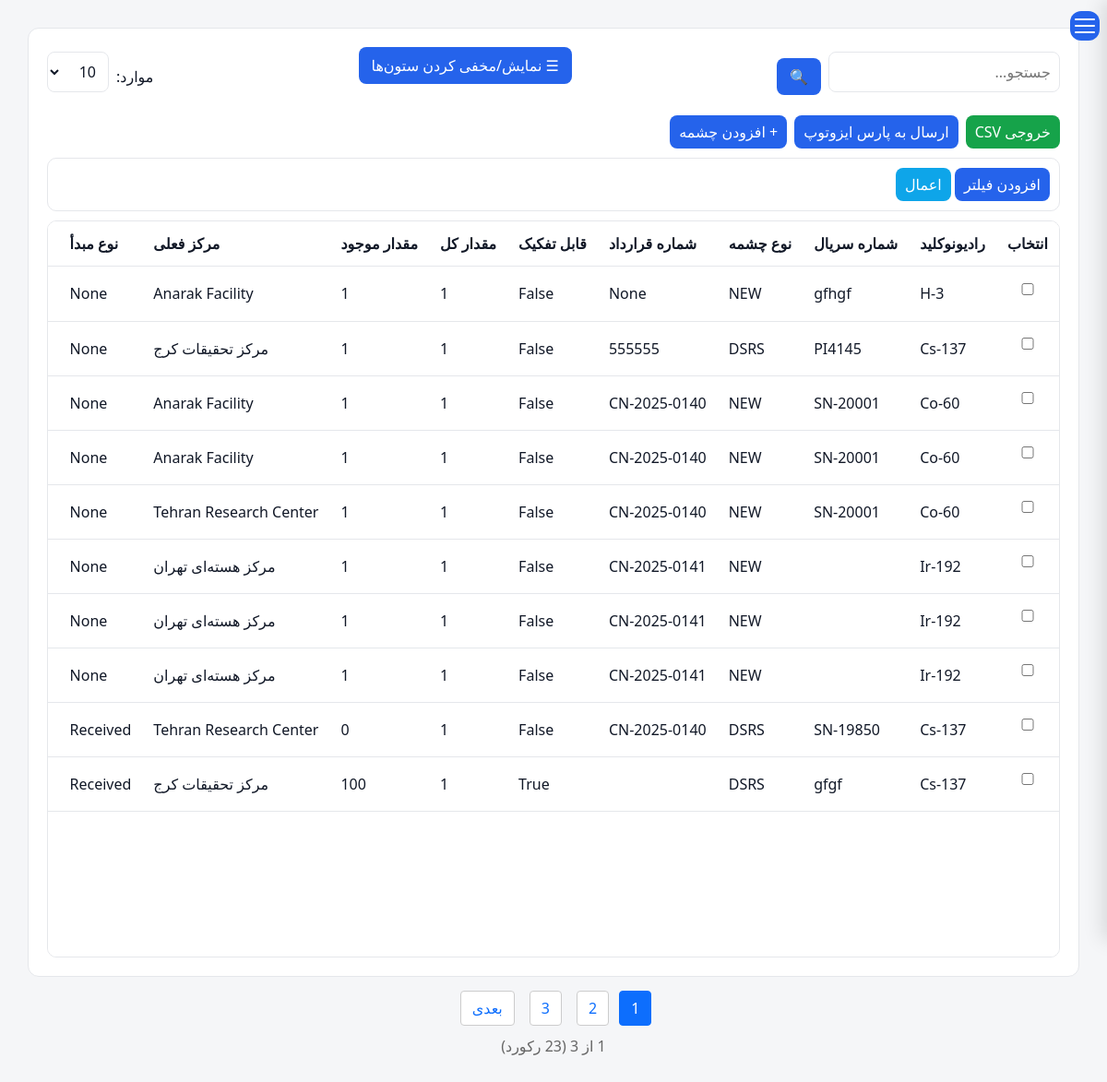
The page /tables/ (signed in) on the database its author committed.
### dashboard/models.py (models this page shows, shortened)
class DSRS(models.Model):
    class Meta:
        verbose_name = _("DSRS Source")
        verbose_name_plural = _("DSRS Sources")
    contract = models.ForeignKey(
        LicenseContract,
        null=True,
        blank=True,
        on_delete=models.SET_NULL,
    )
    @property
    def contract_number(self):
        return self.contract.contract_number if self.contract else ""
    created_from = models.ForeignKey(
        "self",
        null=True,
        blank=True,
        on_delete=models.SET_NULL,
        related_name="children",
    )
    Source_Type = models.CharField(_("Source Type"), max_length=10, choices=SOURCE_TYPE.choices, default="DSRS")
    Sso_Code = models.CharField( _("SSO Code"),max_length=12,null=True, blank=True)
    Facility = models.ForeignKey(
                FacilityModel,
                null=True,
                blank=True,
                on_delete=models.SET_NULL,
                related_name="Source_Facility"
            )
    Origin_Type = models.CharField( _("Origin Type"), max_length=20, choices=OriginType.choices,null=True, blank=True)
    Date_received = models.DateField(_("Date Received"),blank=True, null=True)
    is_divisible = models.BooleanField( _("is divisible"),default=False,)
    source_count = models.PositiveIntegerField(_("source count"),default=1,)
    available_count = models.PositiveIntegerField( _("available count"),default=1,)
    Location = models.CharField( _("Location"), max_length=150,blank=True, null=True)
    Status = models.CharField(_("SOURCE STATUS"), max_length=15, choices=SOURCE_STATUS.choices,blank=True, null=True)
    Status_Date = models.DateField(_("Status Date"), blank=True, null=True)
    Responsible_Person = models.CharField(_("Responsible Person"), max_length=50,null=True, blank=True)
    Nuclide = models.ForeignKey( Nuclides, verbose_name=_("Nuclide"), on_delete=models.SET_NULL, null=True, blank=True)
    activity_input = models.FloatField( _("activityinput"), null=True, blank=True)
    activity_unit = models.CharField(_("activity unit"),
        max_length=10,
        choices=ActivityUnit.choices,
        default='Bq',blank=True, null=True
    )
    Activity_reference_date = models.DateField(_("Activity reference date"), null=True, blank=True)
    serial_number = models.CharField(_("serial number"), max_length=25,null=True, blank=True)
    Dose_rate_surface_uSv = models.FloatField(_("Dose rate on surface uSv"), null=True, blank=True)
    Dose_rate_1m_uSv = models.FloatField(_("Dose rate at 1 m distance uSv"), null=True, blank=True)
    Dose_rate_measurement_date = models.DateField(_("Dose rate measurement date"), null=True, blank=True)
    source_state = models.CharField(_("source state"), max_length=15, choices=SourceState.choices, null=True, blank=True)
    contamination_bq_cm2 = models.FloatField(_("contamination bq/cm2"), null=True, blank=True)
    Source_Physical_Form = models.CharField(_("Source Physical Form"), max_length=10, choices=SourceForm.choices, null=True, blank=True)
    Source_Manufacturer = models.CharField(_("Source Manufacturer"), max_length=50, blank=True, null=True)
    Source_Model = models.CharField(_("Source Model"), max_length=20,null=True, blank=True)
    Source_Practice = models.CharField(_("Source Practice"), max_length=20, blank=True, null=True)
    Device_Manufacturer = models.CharField(_("Device Manufacturer"), max_length=50, blank=True, null=True)
    Device_Model = models.CharField(_("Device Model"), max_length=50, blank=True, null=True)
    Device_Serial_Number = models.CharField(_("Device Serial Number"), max_length=50, blank=True, null=True)
    Container_Type = models.CharField(_("Container Type"), max_length=25, blank=True, null=True)
    Dimension = models.CharField(_("Dimension"), max_length=20, blank=True, null=True)
    Comment = models.CharField(_("Comment"), max_length=255, blank=True, null=True)
    created_by = models.ForeignKey(User, on_delete=models.CASCADE, editable=False)
    created_at = models.DateTimeField(auto_now_add=True)
    history = HistoricalRecords()
    initial_activity_bq = models.FloatField(null=True, blank=True)
    def current_activity_bq(self):
        if not self.initial_activity_bq or not self.Nuclide or not self.Activity_reference_date:
            return None
        now = timezone.now().date()
        t = (now - self.Activity_reference_date).days * 86400
        hl = self.Nuclide.half_life  # MUST be in seconds
        if not hl:
            return None
        return self.initial_activity_bq * math.exp(-LN2 * t / hl)
    def current_activity_mci(self):
        val = self.current_activity_bq()
        return val / 3.7e7 if val else None
    @property
    def current_activity_mci_value(self):
        val = self.current_activity_mci()
        return round(val, 3) if val else None
    def a_over_d(self):
        if not self.Nuclide:
            return None
        current_bq = self.current_activity_bq()
        d = self.Nuclide.d_value_bq
        if not current_bq or not d:
            return None
        return current_bq / d
    def source_category(self):
        ratio = self.a_over_d()
        if ratio is None:
            return None
        if ratio >= 1000:
            return 1
        elif ratio >= 10:
            return 2
        elif ratio >= 1:
            return 3
        elif ratio >= 0.01:
            return 4
        else:
            return 5
    @property
    def category_value(self):
        return self.source_category()

### reference/models.py (models this page shows)
class Nuclides(models.Model):
    name = models.CharField(max_length=8)
    half_life = models.FloatField()
    d_value_bq = models.FloatField()
    atomic_number = models.IntegerField(null=True, blank=True)
    mass_number = models.IntegerField(null=True, blank=True)
    decay_mode = models.CharField(max_length=50, null=True, blank=True)
    decay_constant = models.FloatField(null=True, blank=True)  # 1/sec
    specific_activity_bq_per_g = models.FloatField(null=True, blank=True)
    alpha_energy_mev = models.FloatField(null=True, blank=True)
    beta_max_energy_mev = models.FloatField(null=True, blank=True)
    gamma_energy_mev = models.FloatField(null=True, blank=True)
    gamma_yield = models.FloatField(null=True, blank=True)  # photons/decay
    neutron_emitter = models.BooleanField(default=False)
    neutron_yield_n_per_s = models.FloatField(null=True, blank=True)
    dose_rate_constant_usv_m2_per_h_gbq = models.FloatField(null=True, blank=True)
    half_value_layer_lead_mm = models.FloatField(null=True, blank=True)
    half_value_layer_concrete_mm = models.FloatField(null=True, blank=True)
    iaea_category = models.IntegerField(null=True, blank=True)
    parent_nuclide = models.CharField(max_length=20, null=True, blank=True)
    daughter_nuclide = models.CharField(max_length=20, null=True, blank=True)
    is_sealed_source_common = models.BooleanField(default=False)
    def __str__(self):
        return self.name

### contract/models.py (models this page shows, shortened)
class LicenseContract(models.Model):
    license = models.OneToOneField(
        LicenseRequest,
        on_delete=models.PROTECT,
        related_name="contract"
    )
    contract_number = models.CharField(
            _("Contract Number"),
            max_length=100,
            blank=True,
            null=True,
        )
    contract_date = models.DateField(
        _("Contract Date"),
        blank=True,
        null=True,
    )
    contract_cost = models.DecimalField(
        _("Contract Cost"),
        max_digits=14,
        decimal_places=2,
        blank=True,
        null=True,
    )
    send_to_financial = models.BooleanField(
        _("Send to Financial"),
        default=False,
    )
    draft_sent_to_customer = models.BooleanField(
        _("Draft Sent to Customer"),
        default=False,
    )
    draft_sent_date = models.DateField(
        _("Draft Sent Date"),
        blank=True,
        null=True,
    )
    draft_letter_number = models.CharField(
        max_length=100,
        blank=True,
        verbose_name=_("Draft Letter Number"),
    )
    draft_letter_date = models.DateField(
        blank=True,
        null=True,
        verbose_name=_("Draft Letter Date"),
    )
    notification_letter_number = models.CharField(
        _("Notification Letter Number"),
        max_length=30,
        blank=True,
        null=True,
    )
    notification_letter_date = models.DateField(
        _("Notification Letter Date"),
        blank=True,
        null=True,
    )
    License_letter_number = models.CharField(
        _("License Letter Number"),
        max_length=30,
        blank=True,
        null=True,
    )
    License_letter_date = models.DateField(
        _("License Letter Date"),
        blank=True,
        null=True,
    )
    amendment_notes = models.TextField(
        _("Amendment Notes"),
        blank=True,
        null=True,
    )
    source_owner = models.CharField(
        _("Source Owner"),
        max_length=100,
        blank=True,
        null=True,
    )
    contract_accountable = models.CharField(
        _("Contract Accountable"),
        max_length=100,
        blank=True,
        null=True,
    )
    created_at = models.DateTimeField(
        _("Created At"),
        auto_now_add=True,
    )
    updated_at = models.DateTimeField(
        _("Updated At"),
        auto_now=True,
    )

### facilities/models.py (models this page shows)
class FacilityModel(models.Model):
    name = models.CharField(
        _("Facility Name"),
        max_length=255, blank=True,null=True
    )
    responsible_person = models.CharField(
        _("Responsible Person"),
        max_length=150, blank=True,null=True
    )
    telephone = models.CharField(
        _("Telephone"),
        max_length=50, blank=True,null=True
    )
    email = models.EmailField(
        _("Email"),
        blank=True,null=True
    )
    address1 = models.CharField(
        _("Address Line 1"),
        max_length=255, blank=True,null=True
    )
    address2 = models.CharField(
        _("Address Line 2"),
        max_length=255,
         blank=True,null=True
    )
    postal_code = models.CharField(
        _("Postal Code"),
        max_length=20,
         blank=True,null=True
    )
    national_id = models.CharField(
        _("National ID"),
        max_length=50,
         blank=True,null=True
    )
    economic_code = models.CharField(
        _("Economic Code"),
        max_length=50,
         blank=True,null=True
    )
    created_at = models.DateTimeField(
        _("Created At"),
        auto_now_add=True
    )
    updated_at = models.DateTimeField(
        _("Updated At"),
        auto_now=True
    )
    class Meta:
        ordering = ["name"]
        verbose_name = _("Facility")
        verbose_name_plural = _("Facilities")
        constraints = [
            models.UniqueConstraint(
                fields=["national_id"],
                name="unique_facility_national_id",
                condition=models.Q(national_id__isnull=False),
            ),
            models.UniqueConstraint(
                fields=["postal_code"],
                name="unique_facility_postal_code",
                condition=models.Q(postal_code__isnull=False),
            ),
            models.UniqueConstraint(
                fields=["economic_code"],
                name="unique_facility_economic_code",
                condition=models.Q(economic_code__isnull=False),
            ),
        ]
    def __str__(self):
        return str(self.name) if self.name else _("Unnamed Facility")

### dashboard/views.py (the view, shortened to what this page needs)
# urls.py: path('tables/', tables_view, name='tables'),
def tables_view(request):
    queryset = DSRS.objects.select_related(
                'Nuclide',
                'created_by',
                'Facility'
            ).prefetch_related(
                'dsrs_images',
                'movements__from_facility',
                'movements__to_facility',
                'movements__attachments',   # added
            ).order_by("-created_at")
    search = request.GET.get("search")
    keys = request.GET.getlist("key")
    values = request.GET.getlist("value")
    for k, v in zip(keys, values):
        if v:
            queryset = queryset.filter(**{f"{k}__icontains": v})
    size = request.GET.get("size", "10")
    if size == "all":
        page_size = max(queryset.count(), 1)   # show everything in one page
    else:
        try:
            page_size = max(1, int(size))
        except (ValueError, TypeError):
            page_size = 10
    paginator = Paginator(queryset, page_size)
    page = request.GET.get("page")
    page_obj = paginator.get_page(page)
    return render(request, "dashboard/tables.html", context = {
    "sources": page_obj,
    "page_obj": page_obj,
    "page_size": size,
    "search": search,
    "keys": keys,
    "values": values,
    })

### templates/dashboard/tables.html (shortened to what this page needs)
{% extends 'base.html' %}
{% load i18n %}
{% load static %}
{% block content %}
<div class="content">
<div class="table-header">
  <div class="header-group">
    <input
    type="text"
    id="searchInput"
    placeholder="{% trans 'Search...' %}">
    <button>🔍</button>
  </div>
  <div class="column-bar">
    <button class="btn-gray" onclick="toggleColumnPanel()">
    ☰ {% trans "Show/Hide Columns" %}
</button>
  </div>
   <form method="get">
  <div class="header-group">
    <label for="pageSize">{% trans "Items:" %}</label>
 <select
    id="pageSize"
    name="size"
    onchange="this.form.submit()">
    <option value="10" {% if page_size == "10" %}selected{% endif %}>10</option>
</select>
  </div>
   </form>
  <div class="header-group">
    <button class="btn-green" onclick="exportCSV()">{% trans "Export CSV" %}</button>
    <button class="btn-blue" id="createContractBtn">
        {% trans "send to Pars Isotop" %}
    </button>
    <a href="{% url 'add_source' %}" class="btn-blue">+ {% trans "Add Source" %}</a>
  </div>
</div>
<div class="filter-bar">
  <button id="addFilter" class="btn-blue"> {% trans "Add Filter" %}</button>
  <button id="applyFilters" class="btn-info"> {% trans "Apply" %}</button>
</div>
<div class="table-scroll">
<table id="mainTable">
<thead>
<tr>
<th>{% trans "Select" %}</th>
<th data-col="Nuclide">
    {% trans "Radionuclide" %}
</th>
<th data-col="serial_number">
    {% trans "Serial Number" %}
</th>
<th data-col="Source_Type">
    {% trans "Source Type" %}
</th>
<th data-col="Contract_Number">
    {% trans "Contract Number" %}
</th>
<th data-col="is_divisible">
    {% trans "Divisible" %}
</th>
<th data-col="source_count">
    {% trans "Total Quantity" %}
</th>
<th data-col="available_count">
    {% trans "Available Quantity" %}
</th>
<th data-col="Facility">
    {% trans "Current Facility" %}
</th>
<th data-col="Origin_Type">
    {% trans "Origin Type" %}
</th>
<th data-col="Date_received">
</th>
</tr>
</thead>
<tbody id="tableBody">
{% for s in sources %}
<tr>
<td>
    <input
        type="checkbox"
        class="contract-checkbox"
        value="{{ s.id }}">
</td>
<td data-col="Nuclide">{{ s.Nuclide }}</td>
<td data-col="serial_number">{{ s.serial_number }}</td>
<td data-col="Source_Type">{{ s.Source_Type }}</td>
<td data-col="Contract_Number">{{ s.contract_number }}</td>
<td data-col="Is_Divisible">{{ s.is_divisible|yesno:_("Yes,No") }}</td>
<td data-col="Source_Count">{{ s.source_count }}</td>
<td data-col="Available_Count">{{ s.available_count }}</td>
<td data-col="Facility">{{ s.Facility }}</td>
<td data-col="Origin_Type">{{ s.Origin_Type }}</td>
<td data-col="Date_received">{{ s.Date_received }}</td>
</tr>
{% endfor %}
</tbody>
</table>
</div>
</div>
<div class="pagination">
    {% for num in page_obj.paginator.page_range %}
        {% if num >= page_obj.number|add:"-2" and num <= page_obj.number|add:"2" %}
            {% if page_obj.number == num %}
                <span class="current">{{ num }}</span>
            {% else %}
                <a href="?page={{ num }}{% if page_size %}&size={{ page_size }}{% endif %}">
                    {{ num }}
                </a>
            {% endif %}
        {% endif %}
    {% endfor %}
    {% if page_obj.has_next %}
        <a href="?page={{ page_obj.next_page_number }}{% if page_size %}&size={{ page_size }}{% endif %}">
            {% trans "Next" %}
        </a>
    {% endif %}
</div>
<div class="page-info">
     {{ page_obj.number }} {% trans "of" %} {{ page_obj.paginator.num_pages }}
</div>
{% endblock %}

### rows shown on the page
DSRS: Nuclide "H-3", serial_number "gfhgf", Source_Type "NEW", contract_number "None", is_divisible "False", source_count "1", available_count "1", Facility "Anarak Facility", Origin_Type "None"
DSRS: Nuclide "Cs-137", serial_number "PI4145", Source_Type "DSRS", contract_number "555555", is_divisible "False", source_count "1", available_count "1", Facility "مرکز تحقیقات کرج", Origin_Type "None"
DSRS: Nuclide "Co-60", serial_number "SN-20001", Source_Type "NEW", contract_number "CN-2025-0140", is_divisible "False", source_count "1", available_count "1", Facility "Anarak Facility", Origin_Type "None"
DSRS: Nuclide "Co-60", serial_number "SN-20001", Source_Type "NEW", contract_number "CN-2025-0140", is_divisible "False", source_count "1", available_count "1", Facility "Anarak Facility", Origin_Type "None"
DSRS: Nuclide "Co-60", serial_number "SN-20001", Source_Type "NEW", contract_number "CN-2025-0140", is_divisible "False", source_count "1", available_count "1", Facility "Tehran Research Center", Origin_Type "None"
DSRS: Nuclide "Ir-192", Source_Type "NEW", contract_number "CN-2025-0141", is_divisible "False", source_count "1", available_count "1", Facility "مرکز هسته‌ای تهران", Origin_Type "None"
DSRS: Nuclide "Ir-192", Source_Type "NEW", contract_number "CN-2025-0141", is_divisible "False", source_count "1", available_count "1", Facility "مرکز هسته‌ای تهران", Origin_Type "None"
DSRS: Nuclide "Ir-192", Source_Type "NEW", contract_number "CN-2025-0141", is_divisible "False", source_count "1", available_count "1", Facility "مرکز هسته‌ای تهران", Origin_Type "None"
DSRS: Nuclide "Cs-137", serial_number "SN-19850", Source_Type "DSRS", contract_number "CN-2025-0140", is_divisible "False", source_count "1", available_count "0", Facility "Tehran Research Center", Origin_Type "Received"
DSRS: Nuclide "Cs-137", serial_number "gfgf", Source_Type "DSRS", is_divisible "True", source_count "1", available_count "100", Facility "مرکز تحقیقات کرج", Origin_Type "Received"

### other values the page prints
{{ num }} "1"
{{ num }} "2" "3"
{{ page_obj.paginator.num_pages }} "3"
